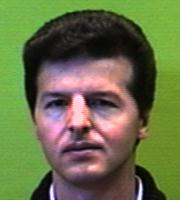
%> input picture 基于PCA算法的人脸识别/TrainDatabase/1.jpg, 180 x 200 px; its folder holds only this picture in this run
$ octave demo.m   (GNU Octave 9; MATLAB toolbox functions it lacks are replaced by stand-ins)
%> lines starting %> are read from the running program, lines starting %| are printed output that depends on the picture
### 基于PCA算法的人脸识别/CreateDatabase.m
function T = CreateDatabase(TrainDatabasePath)
%> called with TrainDatabasePath = 'F:\matlab\PCA\TrainDatabase'
% Align a set of face images (the training set T1, T2, ... , TM )
%
% Description: This function reshapes all 2D images of the training database
% into 1D column vectors. Then, it puts these 1D column vectors in a row to
% construct 2D matrix 'T'.
%
%
% Argument:     TrainDatabasePath      - Path of the training database
%
% Returns:      T                      - A 2D matrix, containing all 1D image vectors.
%                                        Suppose all P images in the training database
%                                        have the same size of MxN. So the length of 1D
%                                        column vectors is MN and 'T' will be a MNxP 2D matrix.
%
% See also: STRCMP, STRCAT, RESHAPE

% Original version by Amir Hossein Omidvarnia, October 2007
%                     Email: aomidvar@ece.ut.ac.ir

%%%%%%%%%%%%%%%%%%%%%%%% File management
%%%%%%%读取训练库路径，并统计样本个数
TrainFiles = dir(TrainDatabasePath);
Train_Number = 0;

for i = 1:size(TrainFiles,1)
    if not(strcmp(TrainFiles(i).name,'.')|strcmp(TrainFiles(i).name,'..')|strcmp(TrainFiles(i).name,'Thumbs.db'))
        Train_Number = Train_Number + 1; % Number of all images in the training database
    end
end

%%%%%%%%%%%%%%%%%%%%%%%% Construction of 2D matrix from 1D image vectors
%%%%%%%%将2维图像转化为一维向量
T = [];
for i = 1 : Train_Number

    % I have chosen the name of each image in databases as a corresponding
    % number. However, it is not mandatory!
    str = int2str(i);
    str = strcat('\',str,'.jpg');
    str = strcat(TrainDatabasePath,str);

    img = imread(str)
%> img is the input picture: size 200x180x3 uint8; mean R, G, B 104.8, 111.8, 72.3
    img = rgb2gray(img); %灰度化处理
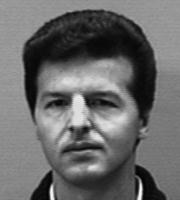
%> img: size 200x180 uint8; min 1, max 251, mean 105.2

    [irow icol] = size(img);
%> irow = 200; icol = 180

    temp = reshape(img',irow*icol,1);   % Reshaping 2D images into 1D image vectors
    T = [T temp]; % 把向量temp补充到最后一行 'T' grows after each turn
end

### 基于PCA算法的人脸识别/demo.m
TrainDatabasePath = ('F:\matlab\PCA\TrainDatabase')
T = CreateDatabase(TrainDatabasePath);

%img = imread('F:\matlab\PCA\TrainDatabase\1.jpg')
%img = rgb2gray(img)

m = mean(T,2); % Computing the average face image m = (1/P)*sum(Tj's)    (j = 1 : P)
Train_Number = size(T,2);
%> Train_Number = 1

%s = [79,225,113,120,106,113,160,162,55,53,126,128,79,74,119,121,103,102,141,138,147,149];
%m1 = mean(s)

A = [];
for i = 1 : Train_Number
    temp = double(T(:,i)) - m; % Computing the difference image for each image in the training set Ai = Ti - m
    A = [A temp]; % Merging all centered images
end

L = A'*A; % L is the surrogate of covariance matrix C=A*A'.计算协方差矩阵
%> L = 0
[V D] = eig(L); % Diagonal elements of D are the eigenvalues for both L=A'*A and C=A*A'.求特征向量和特征值
%> V = 1; D = 0

L_eig_vec = [];
for i = 1 : size(V,2)
    if( D(i,i)>1 )
        L_eig_vec = [L_eig_vec V(:,i)];
    end
end

%> (the run ends here)
